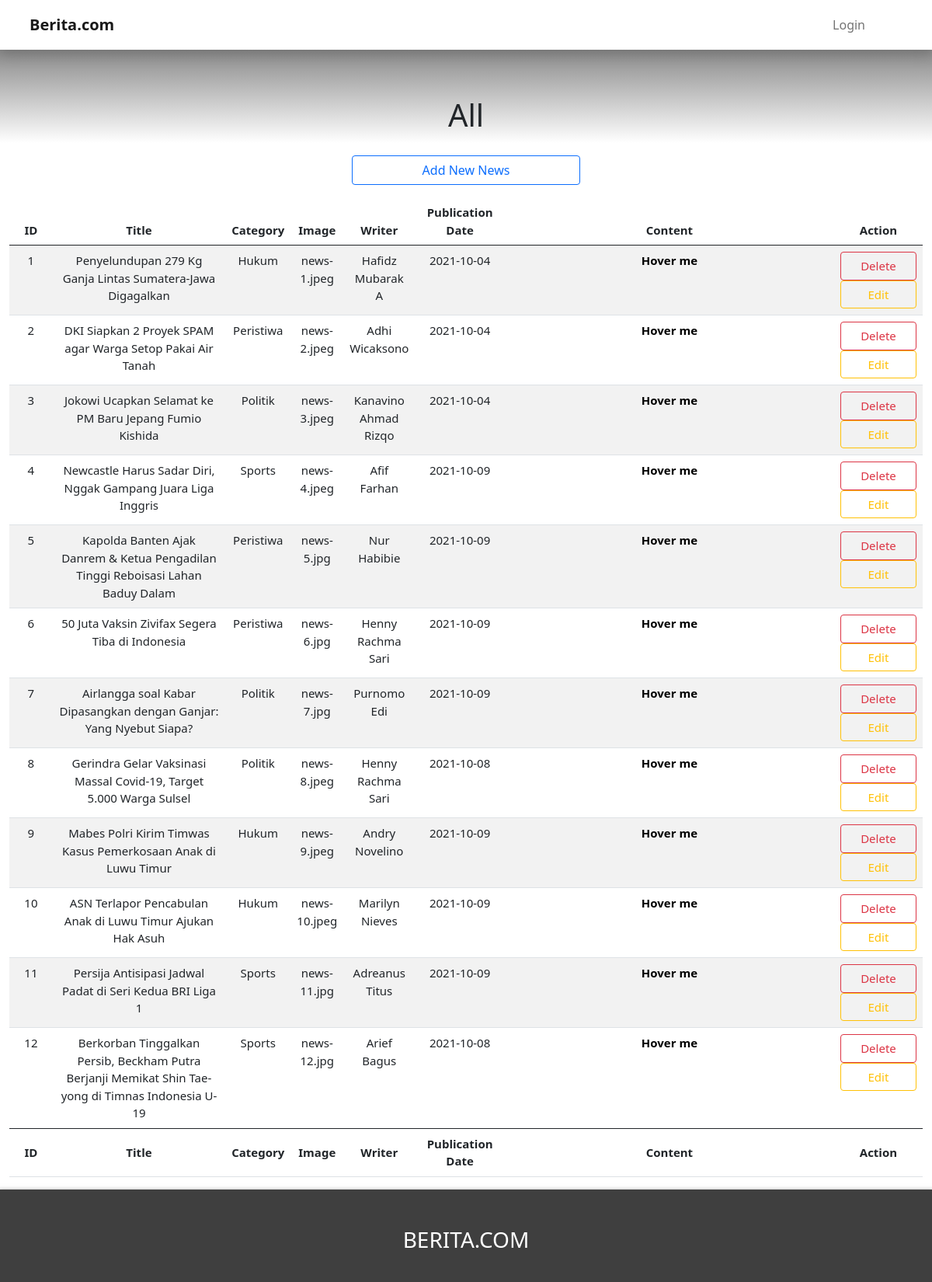
Screenshot of /view/admin.php (upper part) with the database file from the repository.
### tables this page shows
CREATE TABLE `berita` (
  `judul` varchar(100) DEFAULT NULL,
  `kategori` varchar(50) DEFAULT NULL,
  `gambar` varchar(100) DEFAULT NULL,
  `penulis` varchar(50) DEFAULT NULL,
  `tanggal` date DEFAULT NULL,
  `konten` text DEFAULT NULL,
  `ID_post` int(11) DEFAULT NULL
);

### model/news_fetch.php (called while the page is built)
<?php
    $queryBerita = $db->prepare("SELECT * from berita");
    $queryBerita->execute();
    $beritas = $queryBerita->fetchAll();
?>

### include/db_connect.php (called while the page is built, shortened)
<?php
$base_url = "http://localhost/umn/Pem%20Web/UTS/Final-Product";

### view/admin.php (the view, shortened to what this page needs)
<!DOCTYPE html>
<html>
    <?php include 'head.php'; ?>
    <?php
    include '..\model\news_fetch.php';
    ?>
    <body>
        <?php include 'navbar_admin.php' ?>
        <div class="news-header">
            <h1 class="news-header-title"><?php if(isset($_GET['category'])) echo $_GET['category']; else echo "All"; ?></h1>
        </div>
        <div class="container-fluid">
            <div class="flex my-3 mx-auto">
                <a href="add.php" class="w-25 btn btn-outline-primary">Add New News</a>
            </div>
            <table id="example" class="table table-striped tableText" style="width:100%; text-align: center">
            <thead>
                <tr>
                <th>ID</th>
                <th>Title</th>
                <th>Category</th>
                <th>Image</th>
                <th>Writer</th>
                <th>Publication Date</th>
                <th>Content</th>
                <th>Action</th>
                </tr>
            </thead>
            <tbody>
                <?php if(isset($category)){ ?>
                <?php foreach ($beritas as $i => $news) {
                    if($news['kategori'] == $category){?>
                <tr>
                    <td style="width: 5%"><?= $news['ID_post'] ?></td>
                    <td style="width: 20%"style="width: 10%"><?= $news['judul'] ?></td>
                    <td style="width: 5%"><?= $news['kategori'] ?></td>
                    <td style="width: 5%"><?= $news['gambar'] ?></td>
                    <td style="width: 5%"><?= $news['penulis'] ?></td>
                    <td style="width: 10%"><?= $news['tanggal'] ?></td>
                    <td style="width: 40%">
                        <div class='spend' style="display: inline-block">
                            <div class="spend-inner">
                                <div class="spend-front">
                                    <p>Hover me</p>
                                </div>
                                <div class="spend-back">
                                    <?= $news['konten'] ?></td>
                                </div>
                            </div>
                        </div>
                    </td>
                    <?= '<td style="width: 10%"><a style="width: 100%" href="' . $base_url . '/controller/doHapus.php?News_id=' . $news['ID_post'] .'" class="btn btn-outline-danger tableText">Delete</a>'
                    . '<a style="width: 100%" href="edit.php?News_id=' . $news['ID_post'] .'" class="btn btn-outline-warning tableText">Edit</a></td>' ?>
                </tr>
                <?php } } }
                else{?>
                <?php foreach ($beritas as $i => $news) { ?>
                <tr>
                    <td style="width: 5%"><?= $news['ID_post'] ?></td>
                    <td style="width: 20%"style="width: 10%"><?= $news['judul'] ?></td>
                    <td style="width: 5%"><?= $news['kategori'] ?></td>
                    <td style="width: 5%"><?= $news['gambar'] ?></td>
                    <td style="width: 5%"><?= $news['penulis'] ?></td>
                    <td style="width: 10%"><?= $news['tanggal'] ?></td>
                    <td style="width: 40%">
                        <div class='spend' style="display: inline-block">
                            <div class="spend-inner">
                                <div class="spend-front">
                                    <p>Hover me</p>
                                </div>
                                <div class="spend-back">
                                    <?= $news['konten'] ?></td>
                                </div>
                    <?= '<td style="width: 10%"><a style="width: 100%" href="' . $base_url . '/controller/doHapus.php?News_id=' . $news['ID_post'] .'" class="btn btn-outline-danger tableText">Delete</a>'
                    . '<a style="width: 100%" href="edit.php?News_id=' . $news['ID_post'] .'" class="btn btn-outline-warning tableText">Edit</a></td>' ?>
                </tr>
                <?php } }?>
            <tfoot>
                <tr>
                <th>ID</th>
                <th>Title</th>
                <th>Category</th>
                <th>Image</th>
                <th>Writer</th>
                <th>Publication Date</th>
                <th>Content</th>
                <th>Action</th>
                </tr>
            </tfoot>
        <?php include 'footer.php'; ?>
    </body>
<html>

### assets/mainStyle.css (style rules this page uses)
.news-header { padding: 5%; background-image: linear-gradient(to top, rgba(138, 138, 138, 0), rgba(138,138,138,1)); width: 100%; height: 100px; }
.news-header-title { text-align: center; }
.flex { display: flex; flex-wrap: wrap; justify-content: center; }
@media only screen and (min-width: 768px) { .tableText { font-size: 15px; } }
.spend { width: 100%; height: 50px; transition: 0.6s; }
.spend-inner { width: 100%; height: 100%; font-weight: bold; transform-style: preserve-3d; transition: 0.6s; position: relative; text-align: center; }
.spend-front, .spend-back { position: absolute; width: 100%; height: 100%; backface-visibility: hidden; }
.spend-front { background-color: transparent; color: black; }
.spend-back { background-color: transparent; color: black; transform: rotateY(180deg); }

### rows the page displays
berita: ID_post "1", judul "Penyelundupan 279 Kg Ganja Lintas Sumatera-Jawa Digagalkan", kategori "Hukum", gambar "news-1.jpeg", penulis "Hafidz Mubarak A", tanggal "2021-10-04", konten "Jakarta, CNN Indonesia -- Satuan Reserse Narkoba Polres Metro Jakarta Barat menggagalkan peredaran ganja dalam sebuah truk lintas wilayah Sumatera dan Jawa. \"Benar, anggota kami menggagalkan peredaran narkoba,\" kata Kapolres Metro Jakarta Barat Kombes Ady Wibowo dalam keterangannya, Senin (4/10). Dalam kesempatan yang sama, Kasat Reserse Narkoba Polres Metro Jakarta Barat Kompol Dana Setiyo Pambudi menuturkan ganja tersebut disimpan dalam sebuah karung yang kemudian dimasukan ke truk. \"(Dibawa dengan) truk besar. Kurang lebih 279 kg ganja,\" ujarnya. Selain menyita ratusan kilogram ganja, kata Danang, pihaknya juga menangkap tiga pelaku dengan perannya masing-masing. Danang belum membeberkan…"
berita: ID_post "2", judul "DKI Siapkan 2 Proyek SPAM agar Warga Setop Pakai Air Tanah", kategori "Peristiwa", gambar "news-2.jpeg", penulis "Adhi Wicaksono", tanggal "2021-10-04", konten "Jakarta, CNN Indonesia -- Pemerintah Provinsi DKI Jakarta tengah menyiapkan sistem penyediaan air minum (SPAM) agar warga menghentikan penggunaan air tanah. Hal itu disampaikan Sekretaris Dinas Sumber Daya Air (SDA) DKI Jakarta, Dudi Gardesi. Ia sekaligus menanggapi pernyataan Direktur Jenderal Cipta Karya Kementerian PUPR Diana Kusumastuti yang mendorong agar Pemprov DKI melarang warganya menggunakan air tanah. \"Kita ada strategi untuk membuat pengolahan air bersih untuk pemanfaatan sebagai konsumsi,\" kata Dudi lewat sambungan telepon kepada CNNIndonesia.com, Senin (4/10). Dua proyek yang sedang dilakukan Pemprov DKI saat ini yakni, SPAM regional Jatiluhur 1 dan Karian Serpong. Bersama…"
berita: ID_post "3", judul "Jokowi Ucapkan Selamat ke PM Baru Jepang Fumio Kishida", kategori "Politik", gambar "news-3.jpeg", penulis "Kanavino Ahmad Rizqo", tanggal "2021-10-04", konten "Jakarta - Presiden Joko Widodo (Jokowi) menyampaikan ucapan selamat kepada Fumio Kishida yang resmi terpilih sebagai Perdana Menteri (PM) baru Jepang. Jokowi siap untuk meningkatkan kerja sama Indonesia dan Jepang. Ucapan selamat itu disampaikan Jokowi lewat akun Twitter, Senin (4/10/2021). Jokowi memberikan ucapan selamat dengan bahasa Inggris. \"Congratulations to Japan's new PM, H.E. Kishida Fumio @kishida230. Ready to work closely in further strengthening RI-Japan cooperation; overcoming Covid-19 pandemic, deepening economic partnership,\" tulis Jokowi. Selain itu, Jokowi menyampaikan apresiasi kepada PM Jepang sebelumnya, yaitu Yoshihide Suga. \"Appreciation to former PM Suga Yoshihide…"
berita: ID_post "4", judul "Newcastle Harus Sadar Diri, Nggak Gampang Juara Liga Inggris", kategori "Sports", gambar "news-4.jpeg", penulis "Afif Farhan", tanggal "2021-10-09", konten "Newcastle - Pangeran Arab Saudi jadi pemilik baru Newcastle United. Kini punya modal besar belanja pemain top, tapi ingat, nggak gampang juara Liga Inggris! Newcastle United akhirnya diakuisisi oleh Pangeran Arab Saudi, Mohammed bin Salman lewat perusahaan konsorsiumnya yakni Public Investment Fund (PIF), Kamis (7/10/2021) malam WIB. PIF mengambil alih saham 100 persen dari tangan pemilik sebelumnya, Mike Ashley. Sebenarnya, sudah sejak pertengahan 2020 lalu PIF ingin memboyong Newcastle. Apa daya, kasus hak siar ilegal dan perintilan-perintilan lainnya jadi bikin tertunda. PIF sendiri kini siap mengguyur Newcastle United dengan dana berlimpah. Tentu, dana-dana itu untuk memboyong…"
berita: ID_post "5", judul "Kapolda Banten Ajak Danrem & Ketua Pengadilan Tinggi Reboisasi Lahan Baduy Dalam", kategori "Peristiwa", gambar "news-5.jpg", penulis "Nur Habibie", tanggal "2021-10-09", konten "Merdeka.com - Kapolda Banten Irjen Rudy Heriyanto bersama Danrem 064/MY Brigjen TNI Yunanto, Ketua Pengadilan Tinggi Banten Chris Mardiyanto, dan Kabinda Banten Brigjen TNI Cahyono Cahya Angkasa melakukan penanaman pohon di Kampung Cikeusik Baduy, Kabupaten Lebak bersama dengan Wakapolda Banten Brigjen Ery Nursatari dan beberapa Pejabat Utama Polda Banten lainnya. Rudy mengatakan kegiatan penanaman pohon tersebut bertujuan untuk ikut mereboisasi dan melestarikan alam di tanah tempat berdiamnya Suku Baduy Dalam. \"Hari ini saya bersama Danrem 064/MY, Ketua Pengadilan Tinggi dan Kabinda Banten bersama Wakapolda dan PJU Polda Banten baru saja melakukan penanaman bibit pohon durian di Kampung…"
berita: ID_post "6", judul "50 Juta Vaksin Zivifax Segera Tiba di Indonesia", kategori "Peristiwa", gambar "news-6.jpg", penulis "Henny Rachma Sari", tanggal "2021-10-09"
berita: ID_post "7", judul "Airlangga soal Kabar Dipasangkan dengan Ganjar: Yang Nyebut Siapa?", kategori "Politik", gambar "news-7.jpg", penulis "Purnomo Edi", tanggal "2021-10-09"
berita: ID_post "8", judul "Gerindra Gelar Vaksinasi Massal Covid-19, Target 5.000 Warga Sulsel", kategori "Politik", gambar "news-8.jpeg", penulis "Henny Rachma Sari", tanggal "2021-10-08"
berita: ID_post "9", judul "Mabes Polri Kirim Timwas Kasus Pemerkosaan Anak di Luwu Timur", kategori "Hukum", gambar "news-9.jpeg", penulis "Andry Novelino", tanggal "2021-10-09"
berita: ID_post "10", judul "ASN Terlapor Pencabulan Anak di Luwu Timur Ajukan Hak Asuh", kategori "Hukum", gambar "news-10.jpeg", penulis "Marilyn Nieves", tanggal "2021-10-09"
berita: ID_post "11", judul "Persija Antisipasi Jadwal Padat di Seri Kedua BRI Liga 1", kategori "Sports", gambar "news-11.jpg", penulis "Adreanus Titus", tanggal "2021-10-09"
berita: ID_post "12", judul "Berkorban Tinggalkan Persib, Beckham Putra Berjanji Memikat Shin Tae-yong di Timnas Indonesia U-19", kategori "Sports", gambar "news-12.jpg", penulis "Arief Bagus", tanggal "2021-10-08"
